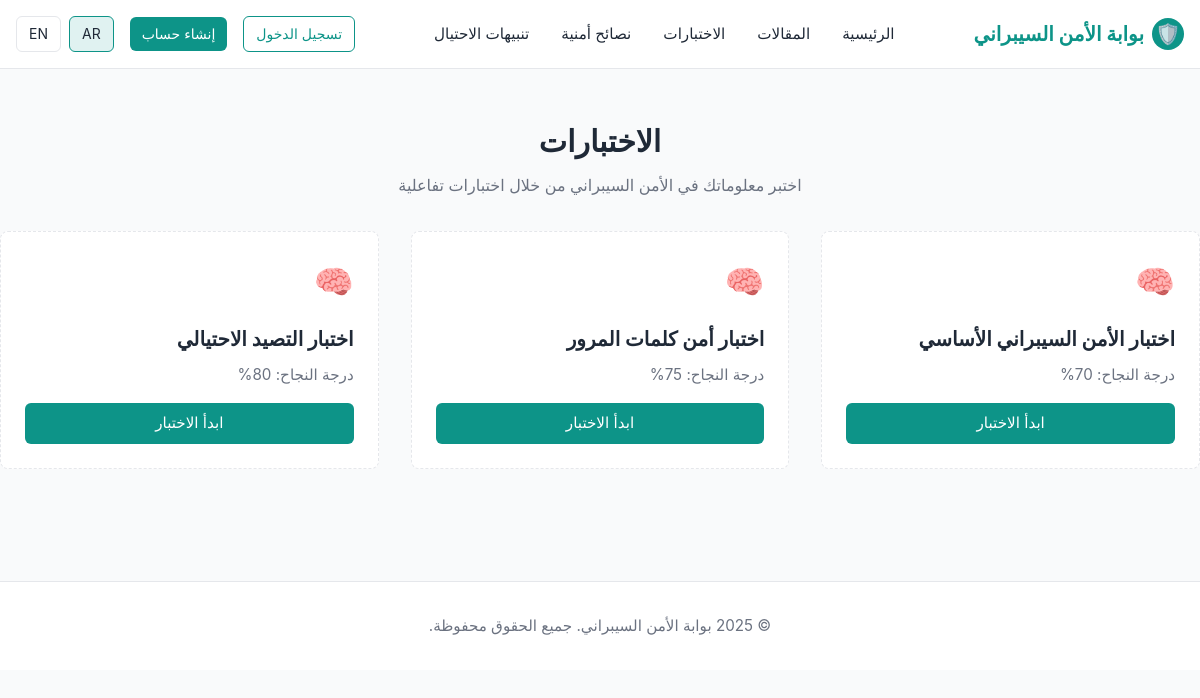
Screenshot of /quizzes with the database file from the repository.
### tables this page shows
CREATE TABLE quizzes (
            id INTEGER PRIMARY KEY AUTOINCREMENT,
            title_ar TEXT NOT NULL,
            title_en TEXT NOT NULL,
            pass_score INTEGER NOT NULL, -- Percentage
            created_at TIMESTAMP NOT NULL DEFAULT CURRENT_TIMESTAMP
        );

### app.py (the view, shortened to what this page needs)
@app.route('/quizzes')
def quizzes():
    conn = get_db_connection()
    lang = get_current_language()
    quizzes_list = conn.execute("SELECT * FROM quizzes").fetchall()
    user_scores = {}
    conn.close()
    return render_template('quizzes.html', quizzes=quizzes_list, user_scores=user_scores, lang=lang)

### app.py (called while the page is built)
@app.before_request
def set_language_on_first_visit():
    if 'language' not in session:
        session['language'] = app.config['DEFAULT_LANGUAGE']

def get_current_language():
    return session.get('language')

### models.py (called while the page is built)
def get_db_connection():
    conn = sqlite3.connect(DATABASE)
    conn.row_factory = sqlite3.Row
    return conn

### templates/quizzes.html (shortened to what this page needs)
{% extends "base.html" %}
{% block content %}
<section class="section container">
    <h2>{% if lang == 'en' %}Quizzes{% else %}الاختبارات{% endif %}</h2>
    <p class="section-subtitle">{% if lang == 'en' %}Test your cybersecurity knowledge through interactive quizzes{% else %}اختبر معلوماتك في الأمن السيبراني من خلال اختبارات تفاعلية{% endif %}</p>
    <div class="cards-grid">
        {% for quiz in quizzes %}
        <div class="card">
            <div class="card-icon">🧠</div>
            <h3>
                {% if lang == 'en' %}
                    {{ quiz['title_en'] }}
                {% else %}
                    {{ quiz['title_ar'] }}
                {% endif %}
            </h3>
            <p>{% if lang == 'en' %}Pass Score{% else %}درجة النجاح{% endif %}: {{ quiz['pass_score'] }}%</p>
            {% if session.get('user_id') %}
                <a href="{{ url_for('take_quiz', quiz_id=quiz['id']) }}" class="btn btn-primary" style="width: 100%; text-align: center;">{% if lang == 'en' %}Start Quiz{% else %}ابدأ الاختبار{% endif %}</a>
            {% else %}
                <a href="{{ url_for('login') }}" class="btn btn-primary" style="width: 100%; text-align: center;">{% if lang == 'en' %}Start Quiz{% else %}ابدأ الاختبار{% endif %}</a>
            {% endif %}
        </div>
        {% endfor %}
    </div>
</section>
{% endblock %}

### static/css/style.css (style rules this page uses)
:root { --primary-color: #0d9488; --primary-light: #e0f2f1; --secondary-color: #1f2937; --text-dark: #1f2937; --text-light: #6b7280; --border-color: #e5e7eb; --success-color: #10b981; --danger-color: #ef4444; --warning-color: #f59e0b; }
* { margin: 0; padding: 0; box-sizing: border-box; }
html, body { font-family: -apple-system, BlinkMacSystemFont, 'Segoe UI', Roboto, 'Helvetica Neue', Arial, sans-serif; direction: rtl; text-align: right; }
body { background-color: #f9fafb; color: var(--text-dark); line-height: 1.6; }
.btn { padding: 0.5rem 1rem; border: none; border-radius: 0.375rem; font-size: 0.95rem; cursor: pointer; transition: all 0.3s; text-decoration: none; display: inline-block; }
.btn-primary { background-color: var(--primary-color); color: white; }
.container { max-width: 1200px; margin: 0 auto; padding: 0 1rem; }
.section { padding: 3rem 0; }
.section h2 { font-size: 1.875rem; margin-bottom: 0.5rem; text-align: center; }
.section-subtitle { text-align: center; color: var(--text-light); margin-bottom: 2rem; }
.cards-grid { display: grid; grid-template-columns: repeat(auto-fit, minmax(300px, 1fr)); gap: 2rem; margin-top: 2rem; }
.card { background-color: white; border: 1px dashed var(--border-color); border-radius: 0.5rem; padding: 1.5rem; transition: all 0.3s; text-decoration: none; color: inherit; }
.card-icon { font-size: 2rem; margin-bottom: 1rem; color: var(--primary-color); }
.card h3 { font-size: 1.25rem; margin-bottom: 0.5rem; }
.card p { color: var(--text-light); font-size: 0.95rem; margin-bottom: 1rem; }

### rows the page displays
quizzes: title_ar "اختبار الأمن السيبراني الأساسي", pass_score "70"
quizzes: title_ar "اختبار أمن كلمات المرور", pass_score "75"
quizzes: title_ar "اختبار التصيد الاحتيالي", pass_score "80"
